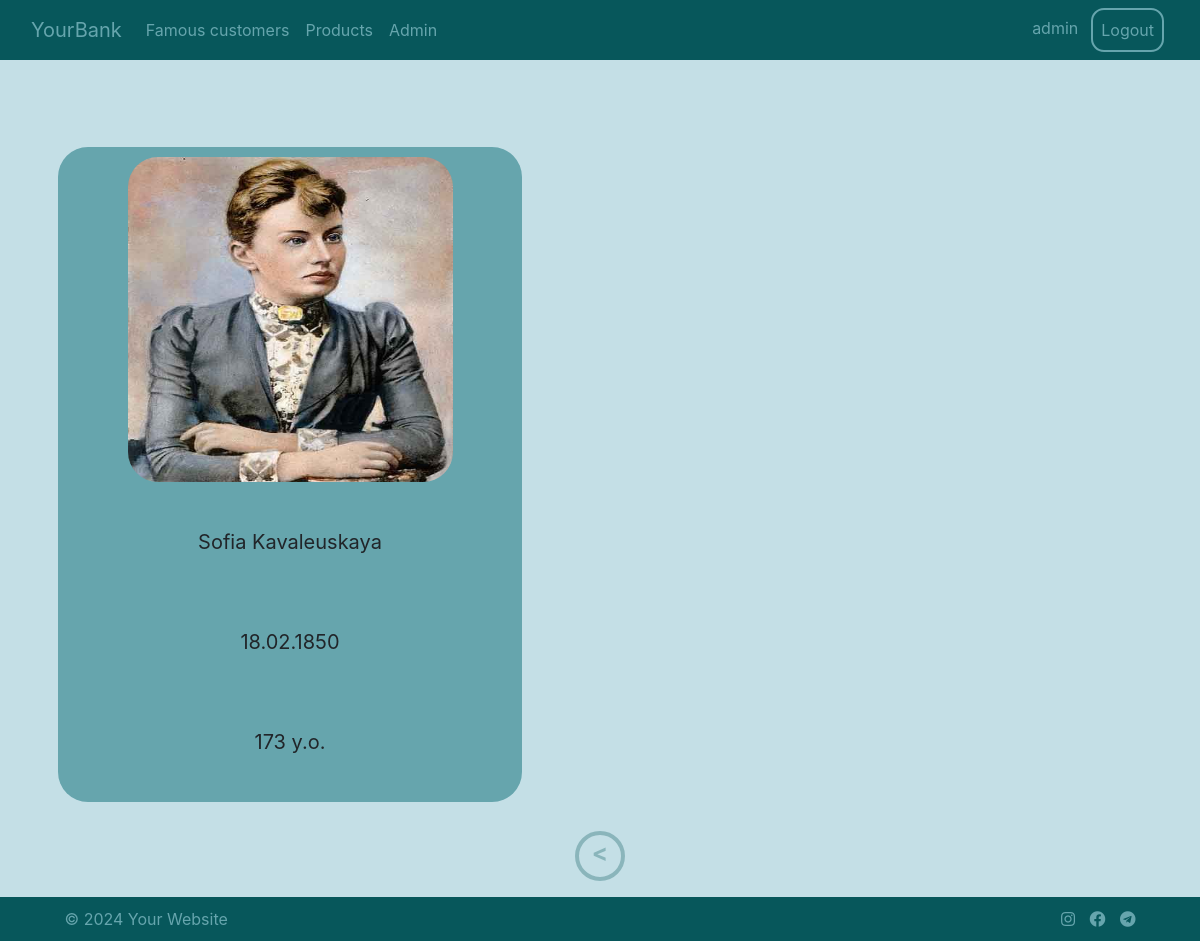
The app's page /famous-clients/?page=2 (signed in) with its own data.
### web_bank/models.py (models this page shows)
class Client(models.Model):
    firstname = models.CharField(
        max_length=50,
        verbose_name='firstname',
        blank=False,
        null=False
    )
    lastname = models.CharField(
        max_length=50,
        verbose_name='lastname',
        blank=False,
        null=False
    )
    birthdate = models.DateField(
        verbose_name='birthdate',
        validators=[MaxValueValidator(datetime.date.today() - datetime.timedelta(days=14 * 365))]
    )
    age = models.SmallIntegerField(
        verbose_name='age',
        validators=[MinValueValidator(14)]
    )
    address = models.CharField(
        max_length=100,
        verbose_name='address'
    )
    sex_list = [
        ('m', 'male'),
        ('f', 'female')
    ]
    sex = models.CharField(
        max_length=20,
        verbose_name='sex',
        blank=False,
        null=False,
        choices=sex_list
    )
    products = models.ManyToManyField(
        'Product',
        verbose_name='product',
        blank=True
    )
    photo = models.ImageField(
        upload_to='photos',
        blank=True,
        verbose_name="Product image"
    )
    class Meta:
        unique_together = ('firstname', 'lastname')
        verbose_name = 'Client'
        verbose_name_plural = 'Clients'
        ordering = ['firstname', 'lastname']

### web_bank/views.py (the view)
# urls.py: path('famous-clients/', Persons.as_view(), name='clients'),
class Persons(LoginRequiredMixin, ListView):
    model = Client
    template_name = 'persons.html'
    context_object_name = 'persons'
    paginate_by = 2
    login_url = '/login/'

### templates/persons.html
{% extends 'base.html' %}
{% block content %}
<div class="person-container">
    {% for p in persons %}
        <div class="row person-item-container">
            <div class="custom-div-img">
                <img class="img-radius" src="{{ p.photo.url }}" alt="photo" height="325" width="325">
            </div>
            <div class="col custom-div">
                <div class="person-div">{{ p.firstname }} {{ p.lastname }}</div>
                <div class="person-div">{{ p.birthdate|date:"d.m.Y" }}</div>
                <div class="person-div">{{ p.age }} y.o.</div>
            </div>
        </div>
    {% endfor %}
</div>
{% endblock %}

### templates/header.html (shortened to what this page needs)
<nav class="navbar navbar-expand-lg">
    <div class="container-fluid">
        <a class="navbar-brand nav-text-color" href="{% url 'index' %}">YourBank</a>
        <div class="collapse navbar-collapse" id="navbarSupportedContent">
            <ul class="navbar-nav me-auto mb-2 mb-lg-0">
                <li class="nav-item">
                    <a class="nav-link nav-text-color" href="{% url 'clients' %}">Famous customers</a>
                </li>
                <li class="nav-item">
                    <a class="nav-link nav-text-color" href="{% url 'products' %}">Products</a>
                </li>
                    {% if request.user.is_superuser %}
                        <li class="nav-item">
                            <a class="nav-link nav-text-color" href="/admin/">Admin</a>
                        </li>
                    {% endif %}
            </ul>
            <ul class="navbar-nav ml-auto mb-2 mb-lg-0">
                {% if request.user.is_authenticated  %}
                    <li class="nav-item nav-text-color li-reg p-2">{{ user.username }}</li>
                    <li class="nav-item">
                        <a class="nav-link nav-text-color reg-btn li-reg" href="{% url 'logout' %}">Logout</a>
                    </li>
                {% endif %}
            </ul>
        </div>
    </div>
</nav>

### static/css/styles.css (style rules this page uses)
* { margin: 0px }
.nav-text-color { color: #66A5AD; }
.li-reg { margin-right: 5px; }
.reg-btn { border: 2px solid #66A5AD; border-radius: 13px; }
.body-color { background-color: #C4DFE6; }
.custom-div { padding: 10px; padding-top: 0px; text-align: center; }
.custom-div-img { padding: 10px; text-align: center; }
.person-container { display: grid; grid-template-columns: repeat(2, 1fr); grid-gap: 40px; }
.person-item-container { justify-content: center; width: 80%; background-color: #66A5AD; border 1px solid: #66A5AD; border-radius: 30px; margin-top: 15%; margin-bottom: 5%; margin-left: auto !important; margin-right: auto !important; }
.person-div { padding-top: 35px; padding-bottom: 35px; padding-left: 10px; padding-right: 10px; font-size: 20px; }
.img-radius { border-radius: 30px; }

### records on screen
Client: photo (picture), firstname "Sofia", lastname "Kavaleuskaya", birthdate "18.02.1850", age "173"

### other values on screen
{{ user.username }} "admin"
